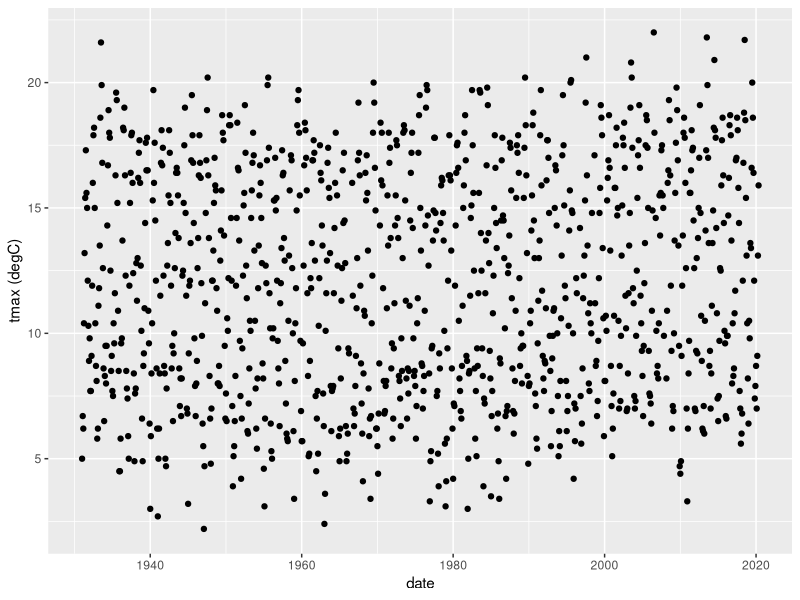
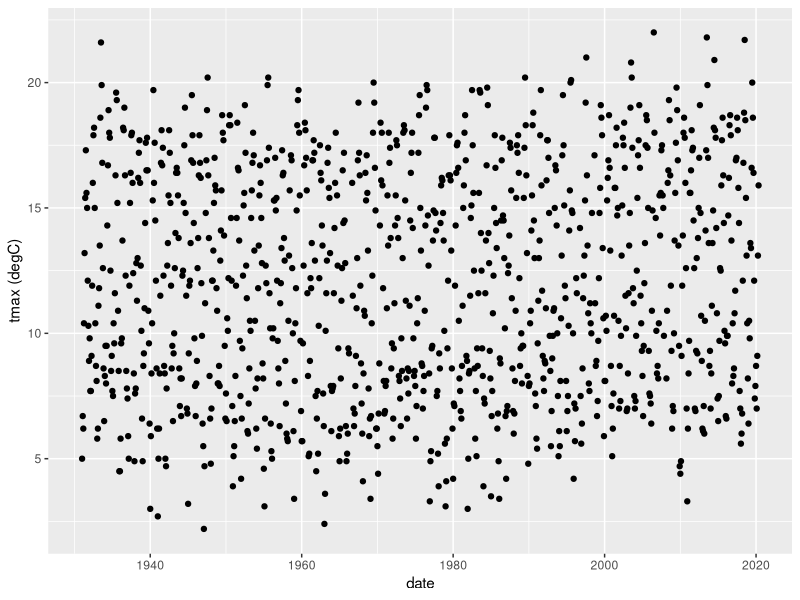
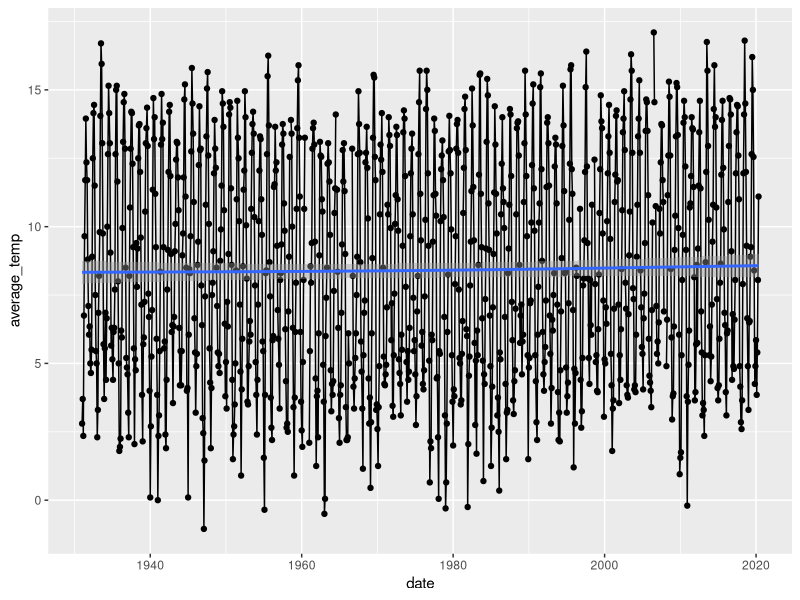
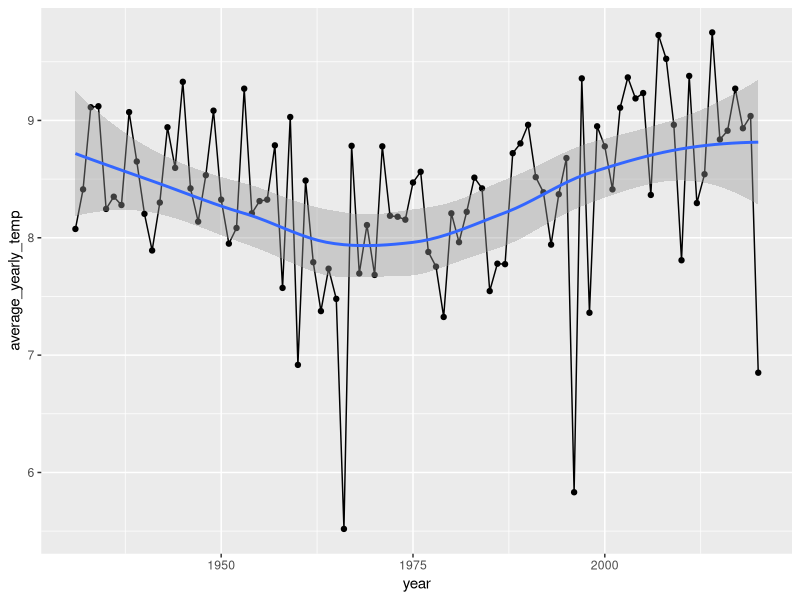

Recreate these plots in R, in order.
library(tidyverse)
#library(lubridate)


#Using your method Andrew :
Sys.info()
#it returns a list of information 
#I would rather:
Sys.info()[["sysname"]]
#and
if (Sys.info()[["sysname"]] == "Windows") {
  setwd("C:/projects/AppliedDataAnalytics/datasets")
} else if (Sys.info()[["sysname"]] == "Linux") {
  setwd("~/admin/projects/AppliedDataAnalytics/datasets")
}
# now checking the path
getwd()
# yes I am working in Windows(..this time)
#Ok now lets bac to task for week 5

# Exercise 1
# Load the dataset reg_exp_test.csv and complete the following tasks, 
# the starting point of the code needed is included:
#   
#   str_detect(dataframe$column_to_check, "INSERT REGULAR EXPRESSION")
# # or 
# filter(dataframe, str_detect(column_to_check, "INSERT REGULAR EXPRESSION"))
# find the rows in col3 that have a space
# For a particular columns try to
# 
# find those rows that contain at least two letters
# find those rows that start with two letters
# find those rows with more than three numbers
# Extension (Difficult): Can this be combined with if_any() and filter() 
#to apply it to all columns? Hint: Have a read of this part of the colwise vignette.
#Attempt 1
reg_exp_test <- read_csv("reg_exp_test.csv")
reg_exp_test
#all good
#col 3 has space between letters so
reg_exp_test %>%
  filter(str_detect(col3, " "))
#1 nzg   Y     a a   1432
#in other words..
str_detect(reg_exp_test$col3, " ")
#ok one filters other shows the results
str_detect(reg_exp_test$col3, "[A-Za-z]{2,}")
#A-z any letter from A to z, {2,} at least two times
#it supposed to show FALSE  TRUE  FALSE  TRUE but is :  FALSE  TRUE FALSE FALSE hmm...
#Attempt 2
str_detect(reg_exp_test$col3, "[A-Za-z].*[A-Za-z]")
#this look better
#and now filter
reg_exp_test %>%
  filter(str_detect(col3, "[A-Za-z].*[A-Za-z]"))
#works like a charm
#"^"-starts with
str_detect(reg_exp_test$col1, "^[A-Za-z]{2}")
reg_exp_test %>%
  filter(str_detect(col1, "^[A-Za-z]{2}"))
#seems right
#next...
str_detect(reg_exp_test$col4, "[0-9]{4,}")
#hmm..  FALSE  TRUE  TRUE  TRUE , first one has 3 digits
#next
#colwise vignette:

# df |>
#   filter(if_any(where(is.numeric), ~ .x > 0))
#leave a row if any numeric column has value more than 0
#or
# df %>%
#   filter(
#     if_any(
#       where(is.numeric),
#       ~ .x > 0
#     )
#   )
#so it means i take everything() from tidyverse and make:
reg_exp_test %>%
  filter(
    if_any(
      everything(),
      ~ str_detect(as.character(.x), "[0-9]{4,}")
    )
  )

#or
reg_exp_test %>%
  filter(
    if_any(
      everything(),
      ~ str_detect(as.character(.x), "[A-Za-z]{3,}")
    )
  )
#where is ZZ two times
reg_exp_test %>%
  filter(
    if_any(
      everything(),
      ~ str_detect(as.character(.x), "Z{2}")
    )
  )


# Exercise 2
# Read in the nairn_raw.tsv file from the provided datasets
# (Source: https://www.metoffice.gov.uk/research/climate/maps-and-data/historic-station-data). 
# Note: This is a tab separated file (rather than a comma separated file)
# and can be loaded using the read_tsv() function from the readr package.

#Attempt 1
nairn_raw <- read_tsv("nairn_raw.tsv")
nairn_raw
glimpse(nairn_raw)
names(nairn_raw)
head(nairn_raw)
# Exercise 3
# Clean and tidy the dataset. This file is still large enough to
# be opened in RStudio or another program to help us find the problematic values.
# How could we do this without being able to open it?
#   
# Examine what the different columns are stored as.
# You will need to remove certain parts of strings and then convert from character to numeric.
# 
# Things to consider:
#   
#   Are the columns the correct type?
#   
#   What is in column X8?
#   
#   Why are the columns mostly read in as characters?
#   
#   Are all the numbers converting from character to number correctly?
#   
#   * is a special character, so you will need to use 
# the regular expression "\\*" when trying to remove or replace it.
# 
# Hint 1: Check the most recent years.
# 
# Hint 2: Opening the tsv file on its own (before importing it) might help with this example.
#Attempt 1
#investigating X8
# nairn_raw %>%
#   count(X8, sort = TRUE)
# hmm... 
names(nairn_raw)
#no such a column X8 there is only "...8"
nairn_raw %>%
  count(...8, sort = TRUE)
#what is the "||"
nairn_raw %>%
  filter(`...8` == "||")
#1998 and lots of "---", where are "---" empty spaces
# lets use function from previous task

nairn_raw %>%
  filter(
    if_any(
      everything(),
      ~ str_detect(as.character(.x), "---")
    )
  )
# lots of columns with numbers as a chr because of "---"?
#I will use a special character given in task
nairn_raw %>%
  filter(
    if_any(
      everything(),
      ~ str_detect(as.character(.x), "\\*")
    )
  )
#Is "*" causing columns to be a string?
#I think I need to remove * and --- into NA
#R for Data Science- Regular expressions:
# x <- c("apple", "pear", "banana")
# str_replace_all(x, "[aeiou]", "-")

#so I can try
nairn_almost_clean <- nairn_raw %>%
  mutate(
    across(
      3:7,
      ~ str_replace_all(.x, "\\*", "")
    )
  )
nairn_almost_clean
#ok so I get rid of *, now I need to replace ---
nairn_clean <- nairn_almost_clean %>%
  mutate(
    across(
      3:7,
      ~ str_replace_all(.x, "---", NA_character_)
    )
  )

nairn_clean 
#looks ok lets chcek it
nairn_clean %>%
  filter(
    if_any(
      everything(),
      ~ str_detect(as.character(.x), "---|\\*")
    )
  )
#it did not detect anything, now I need to convert those into number(numeric)
nairn_cooked <- nairn_clean %>%
  mutate(
    across(
      3:7,
      as.numeric
    )
  )
nairn_cooked
#lets check something
summary(nairn_cooked)
glimpse(nairn_cooked)
#looks good
# Exercise 4
# Create a date column using the ymd() or make_date() functions from the lubridate package.
# 
# Note: This needs to be loaded separately as it isn’t part of the tidyverse.

#Attempt 1
#adding lubridate library at the top but...
#It works without it, latest tidyverse has it already
#Andrew you can update brightspace <3

#I will use make_date

nairn_cooked <- nairn_cooked %>%
  mutate(
    date = make_date(
      year = yyyy,
      month = mm,
      day = 1
    )
  )

class(nairn_cooked$date)
#all good

# Exercise 5
# Having created a date column plot the data over time
# to see if any trends can be established. Can you use geom_smooth() to help?

#Atempt 1
nairn_cooked
#what is max temperature in years?
ggplot(nairn_cooked, aes(x = date, y = `tmax (degC)`)) +
  geom_point()
#that is too much data..
#I need average each month
nairn_monthly_temp <- nairn_cooked %>%
  mutate(
    average_temp = (`tmax (degC)` + `tmin (degC)`) / 2
  )
#and lets test it
ggplot(nairn_monthly_temp, aes(x = date, y = `tmax (degC)`)) +
  geom_point()

#Attempt 2
#I forgot I changed the column name

ggplot(nairn_monthly_temp, aes(x = date, y = average_temp)) +
  geom_line() +
  geom_point()+
  geom_smooth()

#hmm this does not seem to show much trend
#looks stable
#what if I will take yearly avaerage temp
#renaming because I can
nairn_monthly_temp <- nairn_monthly_temp %>%
  rename(year = yyyy)
#geting average
nairn_yearly_temp <- nairn_monthly_temp %>%
  group_by(year) %>%
  summarise(
    average_yearly_temp = mean(average_temp, na.rm = TRUE),
    .groups = "drop"
  )
#and..
ggplot(nairn_yearly_temp, aes(x = year, y = average_yearly_temp)) +
  geom_line() +
  geom_point()+
  geom_smooth()
#average temp going down and up slowly, since ~1967
#every 25year average_yearly_temp lowest temp is much lower than in other years


#Extension Work
#Try cleaning the other weather datasets. 
#Note: There are additional problems to those identified above in some of the other datasets.

braemar_raw<- read_tsv("braemar_raw.tsv")
braemar_raw
#looks like the same story
braemar_clean <- braemar_raw %>%
  mutate(
    across(
      3:7,
      ~ str_replace_all(.x, "---", NA_character_)
    )
  )

braemar_clean %>%
  mutate(
    across(
      3:7,
      as.numeric
    )
  )
#looks like braemar_clean is not so clean
braemar_clean
#lets find what is not numeric
braemar_clean %>%
  filter(
    if_any(
      3:7,
      ~ !is.na(.x) & str_detect(.x, "[^0-9.-]")
    )
  )
# ok I have seen that * before
braemar_clean <- braemar_clean %>%
  mutate(
    across(
      3:7,
      ~ str_replace_all(.x, "\\*", "")
    )
  )
#one more time
braemar_clean %>%
  mutate(
    across(
      3:7,
      as.numeric
    )
  )
#warning again
braemar_clean
#lets try to find what is causing the issue
braemar_clean %>%
  filter(
    if_any(
      3:7,
      ~ !is.na(.x) & is.na(suppressWarnings(as.numeric(.x)))
    )
  )
# "#NAME"?, oh no!
#i need to change that into NA
braemar_clean <- braemar_clean %>%
  mutate(
    across(
      3:7,
      ~ str_replace_all(.x, "#NAME\\?", NA_character_)
    )
  )
#and lets hope this thime it will work
braemar_cooked <- braemar_clean %>%
  mutate(
    across(
      3:7,
      as.numeric
    )
  )
braemar_cooked
#yay!
